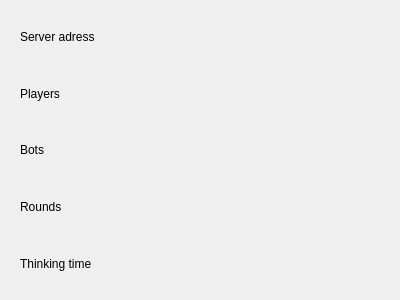
<?xml version="1.0" encoding="UTF-8"?>
<ui version="4.0">
 <class>Server_GUI</class>
 <widget class="QWidget" name="Server_GUI">
  <property name="geometry">
   <rect>
    <x>0</x>
    <y>0</y>
    <width>400</width>
    <height>300</height>
   </rect>
  </property>
  <property name="windowTitle">
   <string>Form</string>
  </property>
  <layout class="QVBoxLayout" name="verticalLayout">
   <item>
    <widget class="QWidget" name="server_addr_layout" native="true">
     <layout class="QHBoxLayout" name="horizontalLayout_5">
      <item>
       <widget class="QLabel" name="server_addr_label">
        <property name="text">
         <string>Server adress</string>
        </property>
       </widget>
      </item>
      <item>
       <spacer name="horizontalSpacer">
        <property name="orientation">
         <enum>Qt::Horizontal</enum>
        </property>
        <property name="sizeHint" stdset="0">
         <size>
          <width>40</width>
          <height>20</height>
         </size>
        </property>
       </spacer>
      </item>
      <item>
       <widget class="QLabel" name="server_addr_text_label">
        <property name="text">
         <string/>
        </property>
       </widget>
      </item>
     </layout>
    </widget>
   </item>
   <item>
    <widget class="QWidget" name="players_constr_layout" native="true">
     <layout class="QHBoxLayout" name="horizontalLayout">
      <item>
       <widget class="QLabel" name="players_label">
        <property name="sizePolicy">
         <sizepolicy hsizetype="Preferred" vsizetype="Preferred">
          <horstretch>2</horstretch>
          <verstretch>0</verstretch>
         </sizepolicy>
        </property>
        <property name="text">
         <string>Players</string>
        </property>
       </widget>
      </item>
      <item alignment="Qt::AlignRight">
       <widget class="QLabel" name="players_num_label">
        <property name="sizePolicy">
         <sizepolicy hsizetype="Preferred" vsizetype="Preferred">
          <horstretch>1</horstretch>
          <verstretch>0</verstretch>
         </sizepolicy>
        </property>
        <property name="text">
         <string/>
        </property>
       </widget>
      </item>
     </layout>
    </widget>
   </item>
   <item>
    <widget class="QWidget" name="bots_constr_layout" native="true">
     <layout class="QHBoxLayout" name="horizontalLayout_2">
      <item>
       <widget class="QLabel" name="bots_label">
        <property name="sizePolicy">
         <sizepolicy hsizetype="Preferred" vsizetype="Preferred">
          <horstretch>2</horstretch>
          <verstretch>0</verstretch>
         </sizepolicy>
        </property>
        <property name="text">
         <string>Bots</string>
        </property>
       </widget>
      </item>
      <item alignment="Qt::AlignRight">
       <widget class="QLabel" name="bots_num_label">
        <property name="sizePolicy">
         <sizepolicy hsizetype="Preferred" vsizetype="Preferred">
          <horstretch>1</horstretch>
          <verstretch>0</verstretch>
         </sizepolicy>
        </property>
        <property name="text">
         <string/>
        </property>
       </widget>
      </item>
     </layout>
    </widget>
   </item>
   <item>
    <widget class="QWidget" name="rounds_constr_layout" native="true">
     <layout class="QHBoxLayout" name="horizontalLayout_3">
      <item>
       <widget class="QLabel" name="rounds_label">
        <property name="sizePolicy">
         <sizepolicy hsizetype="Preferred" vsizetype="Preferred">
          <horstretch>2</horstretch>
          <verstretch>0</verstretch>
         </sizepolicy>
        </property>
        <property name="text">
         <string>Rounds</string>
        </property>
       </widget>
      </item>
      <item alignment="Qt::AlignRight">
       <widget class="QLabel" name="rounds_num_label">
        <property name="sizePolicy">
         <sizepolicy hsizetype="Preferred" vsizetype="Preferred">
          <horstretch>1</horstretch>
          <verstretch>0</verstretch>
         </sizepolicy>
        </property>
        <property name="text">
         <string/>
        </property>
       </widget>
      </item>
     </layout>
    </widget>
   </item>
   <item>
    <widget class="QWidget" name="thinking_t_constr_layout" native="true">
     <layout class="QHBoxLayout" name="horizontalLayout_4">
      <item>
       <widget class="QLabel" name="thinking_t_label">
        <property name="sizePolicy">
         <sizepolicy hsizetype="Preferred" vsizetype="Preferred">
          <horstretch>2</horstretch>
          <verstretch>0</verstretch>
         </sizepolicy>
        </property>
        <property name="minimumSize">
         <size>
          <width>0</width>
          <height>0</height>
         </size>
        </property>
        <property name="text">
         <string>Thinking time</string>
        </property>
       </widget>
      </item>
      <item alignment="Qt::AlignRight">
       <widget class="QLabel" name="thinking_t_num_label">
        <property name="sizePolicy">
         <sizepolicy hsizetype="Preferred" vsizetype="Preferred">
          <horstretch>1</horstretch>
          <verstretch>0</verstretch>
         </sizepolicy>
        </property>
        <property name="minimumSize">
         <size>
          <width>0</width>
          <height>0</height>
         </size>
        </property>
        <property name="text">
         <string/>
        </property>
       </widget>
      </item>
     </layout>
    </widget>
   </item>
  </layout>
 </widget>
 <resources/>
 <connections/>
</ui>
